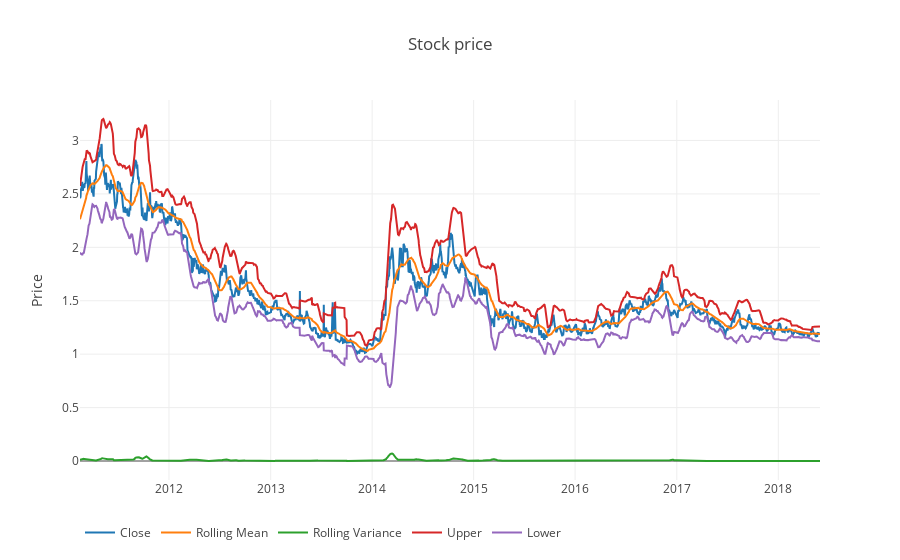
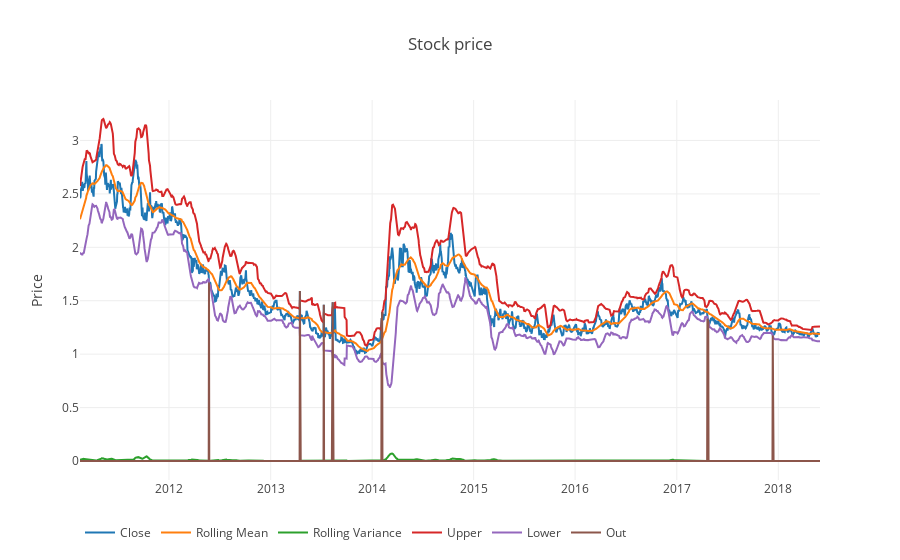

Notebook source saved alongside these figures, in order:
### Markdown cell above
### Outliers

### Code cell
df = df_adj
ts = df_adj['Close']
n_std = 3

df = pd.concat([df, da.roll_stats(ts=ts, window=30)], axis=1).dropna(how='any',axis=0)
df['Upper'] = df['Rolling Mean'] + n_std*df['Rolling Variance'].apply(np.sqrt)
df['Lower'] = df['Rolling Mean'] - n_std*df['Rolling Variance'].apply(np.sqrt)

da.plotscatter(df)

# Outlier criterion
df_out = df[(df['Close'] > df['Upper']) | (df['Close'] < df['Lower'])]
df['Out'] = df.loc[df_out.index, 'Close']

df = df.replace(np.nan, 0) # for plotting
da.plotscatter(df)

df = df.drop(df_out.index)
df_adj_noout = df[['Close']]

### Figure 1 — Plotly figure (JSON) as saved in the notebook; plotly's stock layout.template omitted (floating-point values rounded to 4 significant figures; data arrays with more than 128 entries replaced by an {"elided": "..."} marker saying what was removed)
{"data": [{"name": "Close", "type": "scatter", "x": {"elided": "1804 str values"}, "y": {"elided": "1804 float values"}}, {"name": "Rolling Mean", "type": "scatter", "x": {"elided": "1804 str values"}, "y": {"elided": "1804 float values"}}, {"name": "Rolling Variance", "type": "scatter", "x": {"elided": "1804 str values"}, "y": {"elided": "1804 float values"}}, {"name": "Upper", "type": "scatter", "x": {"elided": "1804 str values"}, "y": {"elided": "1804 float values"}}, {"name": "Lower", "type": "scatter", "x": {"elided": "1804 str values"}, "y": {"elided": "1804 float values"}}], "layout": {"legend": {"orientation": "h"}, "title": "Stock price", "yaxis": {"title": "Price"}}}

### Figure 2 — Plotly figure (JSON) as saved in the notebook; plotly's stock layout.template omitted (floating-point values rounded to 4 significant figures; data arrays with more than 128 entries replaced by an {"elided": "..."} marker saying what was removed)
{"data": [{"name": "Close", "type": "scatter", "x": {"elided": "1804 str values"}, "y": {"elided": "1804 float values"}}, {"name": "Rolling Mean", "type": "scatter", "x": {"elided": "1804 str values"}, "y": {"elided": "1804 float values"}}, {"name": "Rolling Variance", "type": "scatter", "x": {"elided": "1804 str values"}, "y": {"elided": "1804 float values"}}, {"name": "Upper", "type": "scatter", "x": {"elided": "1804 str values"}, "y": {"elided": "1804 float values"}}, {"name": "Lower", "type": "scatter", "x": {"elided": "1804 str values"}, "y": {"elided": "1804 float values"}}, {"name": "Out", "type": "scatter", "x": {"elided": "1804 str values"}, "y": {"elided": "1804 float values"}}], "layout": {"legend": {"orientation": "h"}, "title": "Stock price", "yaxis": {"title": "Price"}}}
